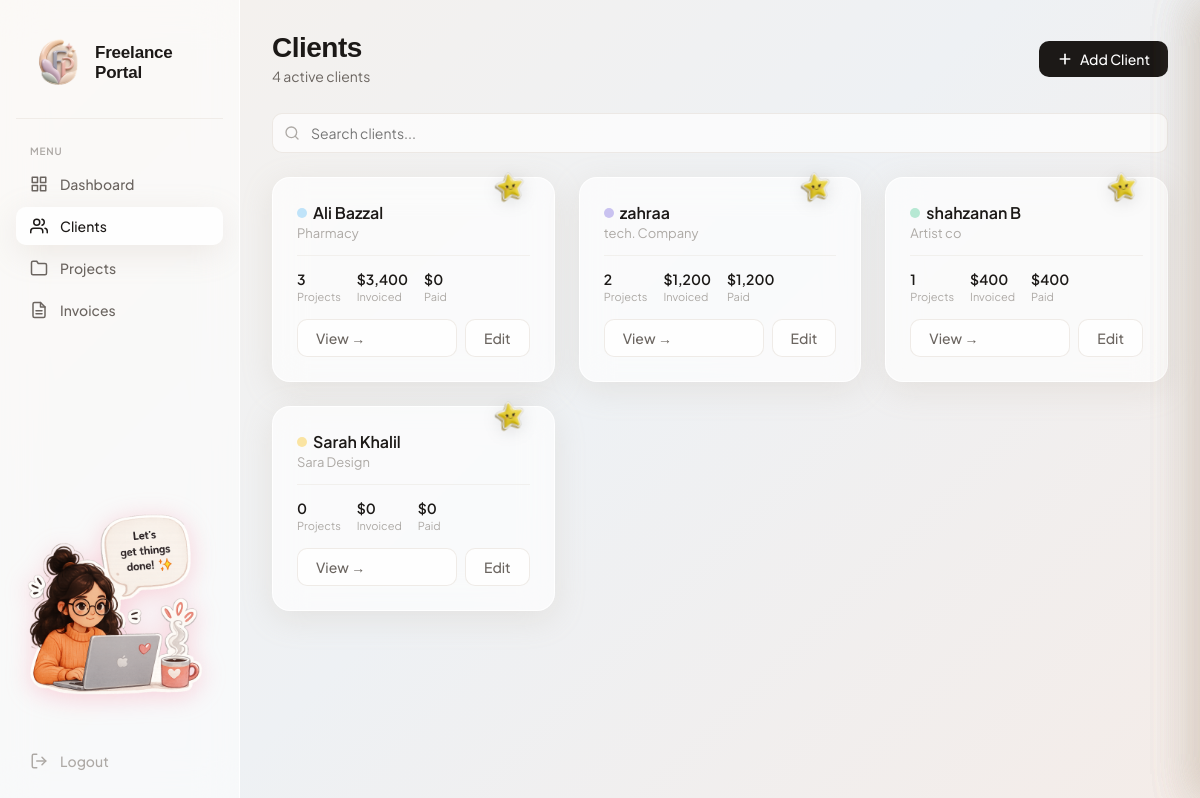
The page /clients.php (signed in) on the database its author committed.
### tables this page shows
CREATE TABLE `clients` (
  `client_id` int(11) NOT NULL,
  `user_id` int(11) NOT NULL,
  `company` varchar(150) DEFAULT NULL,
  `phone` varchar(30) DEFAULT NULL,
  `tag_color` varchar(7) DEFAULT '#C9C2F0',
  `notes` text DEFAULT NULL,
  `is_active` tinyint(1) DEFAULT 1
);

CREATE TABLE `users` (
  `user_id` int(11) NOT NULL,
  `name` varchar(100) NOT NULL,
  `email` varchar(150) NOT NULL,
  `password` varchar(255) NOT NULL,
  `role` enum('freelancer','client') NOT NULL,
  `gender` enum('male','female') DEFAULT 'female',
  `created_at` datetime DEFAULT current_timestamp()
);

### clients.php (the view, shortened to what this page needs)
<?php
require 'api/db.php';
$gender = $_SESSION['gender'] ?? 'female';
$mascot = "images/mascot/sidebar-{$gender}.png";
$clients = $pdo->query("
    SELECT
        u.name, u.email,
        c.client_id, c.company, c.phone, c.tag_color, c.notes,
        COUNT(DISTINCT p.project_id)                                       AS projects,
        COALESCE(SUM(i.total), 0)                                          AS invoiced,
        COALESCE(SUM(CASE WHEN i.status='paid' THEN i.total END), 0)       AS paid
    FROM clients c
    JOIN users u ON u.user_id = c.user_id
    LEFT JOIN projects p ON p.client_id = c.client_id
    LEFT JOIN invoices i ON i.project_id = p.project_id
    WHERE c.is_active = 1
    GROUP BY c.client_id
    ORDER BY projects DESC
")->fetchAll();
?>
<!DOCTYPE html>
<html lang="en">
<head>
    <link href="https://api.fontshare.com/v2/css?f[]=clash-display@400,500,600,700&display=swap" rel="stylesheet">
    <link rel="stylesheet" href="css/style.css">
</head>
<body>
<div class="app-layout">
    <aside class="sidebar">
        <div class="sidebar-logo">
            <img src="images/logo.png" alt="logo">
            <span class="sidebar-logo-text">Freelance Portal</span>
        </div>
        <span class="nav-label">Menu</span>
        <a href="dashboard.php" class="nav-link">
            Dashboard
        </a>
        <a href="clients.php" class="nav-link active">
            Clients
        </a>
        <a href="projects.php" class="nav-link">
            <svg xmlns="http://www.w3.org/2000/svg" width="18" height="18" viewBox="0 0 24 24" fill="none" stroke="currentColor" stroke-width="2" stroke-linecap="round" stroke-linejoin="round"><path d="M22 19a2 2 0 0 1-2 2H4a2 2 0 0 1-2-2V5a2 2 0 0 1 2-2h5l2 3h9a2 2 0 0 1 2 2z"/></svg>
            Projects
        </a>
        <a href="invoices.php" class="nav-link">
            Invoices
        </a>
        <div class="sidebar-mascot">
            <img src="<?= htmlspecialchars($mascot) ?>" alt="mascot" class="sidebar-mascot-img">
        </div>
        <a href="logout.php" class="sidebar-logout">
            <svg xmlns="http://www.w3.org/2000/svg" width="18" height="18" viewBox="0 0 24 24" fill="none" stroke="currentColor" stroke-width="2" stroke-linecap="round" stroke-linejoin="round"><path d="M9 21H5a2 2 0 0 1-2-2V5a2 2 0 0 1 2-2h4"/><polyline points="16 17 21 12 16 7"/><line x1="21" y1="12" x2="9" y2="12"/></svg>
            Logout
        </a>
    </aside>
    <main class="main-content">
        <div class="page-header">
            <div>
                <h1>Clients</h1>
                <p class="page-subtitle"><?= count($clients) ?> active client<?= count($clients) !== 1 ? 's' : '' ?></p>
            </div>
            <button class="btn btn-primary" onclick="openAddPanel()">
                <svg xmlns="http://www.w3.org/2000/svg" width="16" height="16" viewBox="0 0 24 24" fill="none" stroke="currentColor" stroke-width="2.5" stroke-linecap="round" stroke-linejoin="round"><line x1="12" y1="5" x2="12" y2="19"/><line x1="5" y1="12" x2="19" y2="12"/></svg>
                Add Client
            </button>
        </div>
        <div class="filter-bar">
            <div class="search-input-wrap">
                <svg xmlns="http://www.w3.org/2000/svg" width="16" height="16" viewBox="0 0 24 24" fill="none" stroke="currentColor" stroke-width="2" stroke-linecap="round" stroke-linejoin="round"><circle cx="11" cy="11" r="8"/><line x1="21" y1="21" x2="16.65" y2="16.65"/></svg>
                <input type="text" class="search-input" id="searchInput" placeholder="Search clients...">
            </div>
        </div>
        <div class="clients-grid" id="clientsGrid">
            <?php if (empty($clients)): ?>
            <div class="empty-state" style="grid-column:1/-1;">
                <div class="empty-state-icon">👥</div>
                <h3>No clients yet</h3>
                <p>Add your first client to get started.</p>
            </div>
            <?php else: ?>
            <?php foreach ($clients as $c): ?>
            <div class="client-card glass" data-name="<?= htmlspecialchars(strtolower($c['name'])) ?>" data-company="<?= htmlspecialchars(strtolower($c['company'])) ?>">
                <img src="images/stickers/star.webp" alt="" class="sticker">
                <div class="client-name">
                    <span class="client-tag" style="background:<?= htmlspecialchars($c['tag_color']) ?>"></span>
                    <?= htmlspecialchars($c['name']) ?>
                </div>
                <?php if ($c['company']): ?>
                <div class="client-company"><?= htmlspecialchars($c['company']) ?></div>
                <?php endif; ?>
                <div class="client-stats">
                    <div class="client-stat-item">
                        <span class="client-stat-value"><?= $c['projects'] ?></span>
                        <span class="client-stat-label">Projects</span>
                    </div>
                    <div class="client-stat-item">
                        <span class="client-stat-value">$<?= number_format($c['invoiced'], 0) ?></span>
                        <span class="client-stat-label">Invoiced</span>
                    </div>
                    <div class="client-stat-item">
                        <span class="client-stat-value">$<?= number_format($c['paid'], 0) ?></span>
                        <span class="client-stat-label">Paid</span>
                    </div>
                </div>
                <div style="display:flex; gap:8px; margin-top:16px;">
                    <button class="btn btn-ghost" style="flex:1;" onclick="openDetailPanel(<?= $c['client_id'] ?>)">View →</button>
                    <button class="btn btn-ghost" onclick="openEditPanel(<?= $c['client_id'] ?>, <?= htmlspecialchars(json_encode($c)) ?>)">Edit</button>
                </div>
            </div>
            <?php endforeach; ?>
            <?php endif; ?>
        </div>
    </main>
</div>
</body>
</html>

### rows shown on the page
clients: user.name "Ali Bazzal", company "Pharmacy", projects "3", invoiced "3,400", paid "0"
clients: user.name "zahraa", company "tech. Company", projects "2", invoiced "1,200", paid "1,200"
clients: user.name "shahzanan B", company "Artist co", projects "1", invoiced "400", paid "400"
clients: user.name "Sarah Khalil", company "Sara Design", projects "0", invoiced "0", paid "0"

### other values the page prints
count($clients) "4"
